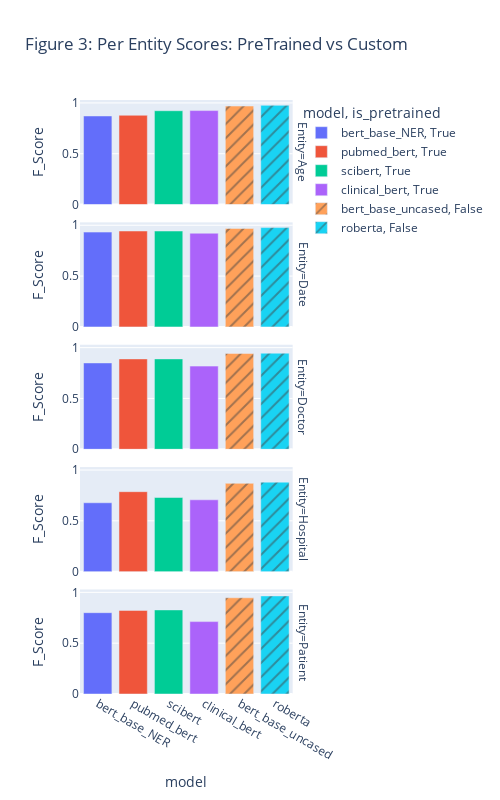

Source (notebook cell):
### Code cell
tmp = pretrain_df.loc[pretrain_df.Entity.apply(lambda x: x in ["Date", "Age", "Doctor", "Hospital", "Patient"])]
px.bar(tmp, x="model", y="F_Score",  color="model", height=800, width=500, facet_row="Entity", title="Figure 3: Per Entity Scores: PreTrained vs Custom", pattern_shape="is_pretrained", )

### Figure 1 — Plotly figure (JSON) as saved in the notebook; plotly's stock layout.template omitted (floating-point values rounded to 4 significant figures)
{"data": [{"alignmentgroup": "True", "hovertemplate": "model=%{x}<br>is_pretrained=True<br>Entity=Age<br>F_Score=%{y}<extra></extra>", "legendgroup": "bert_base_NER, True", "marker": {"color": "#636efa", "pattern": {"shape": ""}}, "name": "bert_base_NER, True", "offsetgroup": "bert_base_NER, True", "orientation": "v", "showlegend": true, "textposition": "auto", "type": "bar", "x": ["bert_base_NER"], "xaxis": "x5", "y": [0.8713], "yaxis": "y5"}, {"alignmentgroup": "True", "hovertemplate": "model=%{x}<br>is_pretrained=True<br>Entity=Date<br>F_Score=%{y}<extra></extra>", "legendgroup": "bert_base_NER, True", "marker": {"color": "#636efa", "pattern": {"shape": ""}}, "name": "bert_base_NER, True", "offsetgroup": "bert_base_NER, True", "orientation": "v", "showlegend": false, "textposition": "auto", "type": "bar", "x": ["bert_base_NER"], "xaxis": "x4", "y": [0.9327], "yaxis": "y4"}, {"alignmentgroup": "True", "hovertemplate": "model=%{x}<br>is_pretrained=True<br>Entity=Doctor<br>F_Score=%{y}<extra></extra>", "legendgroup": "bert_base_NER, True", "marker": {"color": "#636efa", "pattern": {"shape": ""}}, "name": "bert_base_NER, True", "offsetgroup": "bert_base_NER, True", "orientation": "v", "showlegend": false, "textposition": "auto", "type": "bar", "x": ["bert_base_NER"], "xaxis": "x3", "y": [0.8494], "yaxis": "y3"}, {"alignmentgroup": "True", "hovertemplate": "model=%{x}<br>is_pretrained=True<br>Entity=Hospital<br>F_Score=%{y}<extra></extra>", "legendgroup": "bert_base_NER, True", "marker": {"color": "#636efa", "pattern": {"shape": ""}}, "name": "bert_base_NER, True", "offsetgroup": "bert_base_NER, True", "orientation": "v", "showlegend": false, "textposition": "auto", "type": "bar", "x": ["bert_base_NER"], "xaxis": "x2", "y": [0.6775], "yaxis": "y2"}, {"alignmentgroup": "True", "hovertemplate": "model=%{x}<br>is_pretrained=True<br>Entity=Patient<br>F_Score=%{y}<extra></extra>", "legendgroup": "bert_base_NER, True", "marker": {"color": "#636efa", "pattern": {"shape": ""}}, "name": "bert_base_NER, True", "offsetgroup": "bert_base_NER, True", "orientation": "v", "showlegend": false, "textposition": "auto", "type": "bar", "x": ["bert_base_NER"], "xaxis": "x", "y": [0.8], "yaxis": "y"}, {"alignmentgroup": "True", "hovertemplate": "model=%{x}<br>is_pretrained=True<br>Entity=Age<br>F_Score=%{y}<extra></extra>", "legendgroup": "pubmed_bert, True", "marker": {"color": "#EF553B", "pattern": {"shape": ""}}, "name": "pubmed_bert, True", "offsetgroup": "pubmed_bert, True", "orientation": "v", "showlegend": true, "textposition": "auto", "type": "bar", "x": ["pubmed_bert"], "xaxis": "x5", "y": [0.8783], "yaxis": "y5"}, {"alignmentgroup": "True", "hovertemplate": "model=%{x}<br>is_pretrained=True<br>Entity=Date<br>F_Score=%{y}<extra></extra>", "legendgroup": "pubmed_bert, True", "marker": {"color": "#EF553B", "pattern": {"shape": ""}}, "name": "pubmed_bert, True", "offsetgroup": "pubmed_bert, True", "orientation": "v", "showlegend": false, "textposition": "auto", "type": "bar", "x": ["pubmed_bert"], "xaxis": "x4", "y": [0.9435], "yaxis": "y4"}, {"alignmentgroup": "True", "hovertemplate": "model=%{x}<br>is_pretrained=True<br>Entity=Doctor<br>F_Score=%{y}<extra></extra>", "legendgroup": "pubmed_bert, True", "marker": {"color": "#EF553B", "pattern": {"shape": ""}}, "name": "pubmed_bert, True", "offsetgroup": "pubmed_bert, True", "orientation": "v", "showlegend": false, "textposition": "auto", "type": "bar", "x": ["pubmed_bert"], "xaxis": "x3", "y": [0.889], "yaxis": "y3"}, {"alignmentgroup": "True", "hovertemplate": "model=%{x}<br>is_pretrained=True<br>Entity=Hospital<br>F_Score=%{y}<extra></extra>", "legendgroup": "pubmed_bert, True", "marker": {"color": "#EF553B", "pattern": {"shape": ""}}, "name": "pubmed_bert, True", "offsetgroup": "pubmed_bert, True", "orientation": "v", "showlegend": false, "textposition": "auto", "type": "bar", "x": ["pubmed_bert"], "xaxis": "x2", "y": [0.7866], "yaxis": "y2"}, {"alignmentgroup": "True", "hovertemplate": "model=%{x}<br>is_pretrained=True<br>Entity=Patient<br>F_Score=%{y}<extra></extra>", "legendgroup": "pubmed_bert, True", "marker": {"color": "#EF553B", "pattern": {"shape": ""}}, "name": "pubmed_bert, True", "offsetgroup": "pubmed_bert, True", "orientation": "v", "showlegend": false, "textposition": "auto", "type": "bar", "x": ["pubmed_bert"], "xaxis": "x", "y": [0.8225], "yaxis": "y"}, {"alignmentgroup": "True", "hovertemplate": "model=%{x}<br>is_pretrained=True<br>Entity=Age<br>F_Score=%{y}<extra></extra>", "legendgroup": "scibert, True", "marker": {"color": "#00cc96", "pattern": {"shape": ""}}, "name": "scibert, True", "offsetgroup": "scibert, True", "orientation": "v", "showlegend": true, "textposition": "auto", "type": "bar", "x": ["scibert"], "xaxis": "x5", "y": [0.9229], "yaxis": "y5"}, {"alignmentgroup": "True", "hovertemplate": "model=%{x}<br>is_pretrained=True<br>Entity=Date<br>F_Score=%{y}<extra></extra>", "legendgroup": "scibert, True", "marker": {"color": "#00cc96", "pattern": {"shape": ""}}, "name": "scibert, True", "offsetgroup": "scibert, True", "orientation": "v", "showlegend": false, "textposition": "auto", "type": "bar", "x": ["scibert"], "xaxis": "x4", "y": [0.9433], "yaxis": "y4"}, {"alignmentgroup": "True", "hovertemplate": "model=%{x}<br>is_pretrained=True<br>Entity=Doctor<br>F_Score=%{y}<extra></extra>", "legendgroup": "scibert, True", "marker": {"color": "#00cc96", "pattern": {"shape": ""}}, "name": "scibert, True", "offsetgroup": "scibert, True", "orientation": "v", "showlegend": false, "textposition": "auto", "type": "bar", "x": ["scibert"], "xaxis": "x3", "y": [0.8891], "yaxis": "y3"}, {"alignmentgroup": "True", "hovertemplate": "model=%{x}<br>is_pretrained=True<br>Entity=Hospital<br>F_Score=%{y}<extra></extra>", "legendgroup": "scibert, True", "marker": {"color": "#00cc96", "pattern": {"shape": ""}}, "name": "scibert, True", "offsetgroup": "scibert, True", "orientation": "v", "showlegend": false, "textposition": "auto", "type": "bar", "x": ["scibert"], "xaxis": "x2", "y": [0.7296], "yaxis": "y2"}, {"alignmentgroup": "True", "hovertemplate": "model=%{x}<br>is_pretrained=True<br>Entity=Patient<br>F_Score=%{y}<extra></extra>", "legendgroup": "scibert, True", "marker": {"color": "#00cc96", "pattern": {"shape": ""}}, "name": "scibert, True", "offsetgroup": "scibert, True", "orientation": "v", "showlegend": false, "textposition": "auto", "type": "bar", "x": ["scibert"], "xaxis": "x", "y": [0.8272], "yaxis": "y"}, {"alignmentgroup": "True", "hovertemplate": "model=%{x}<br>is_pretrained=True<br>Entity=Age<br>F_Score=%{y}<extra></extra>", "legendgroup": "clinical_bert, True", "marker": {"color": "#ab63fa", "pattern": {"shape": ""}}, "name": "clinical_bert, True", "offsetgroup": "clinical_bert, True", "orientation": "v", "showlegend": true, "textposition": "auto", "type": "bar", "x": ["clinical_bert"], "xaxis": "x5", "y": [0.9243], "yaxis": "y5"}, {"alignmentgroup": "True", "hovertemplate": "model=%{x}<br>is_pretrained=True<br>Entity=Date<br>F_Score=%{y}<extra></extra>", "legendgroup": "clinical_bert, True", "marker": {"color": "#ab63fa", "pattern": {"shape": ""}}, "name": "clinical_bert, True", "offsetgroup": "clinical_bert, True", "orientation": "v", "showlegend": false, "textposition": "auto", "type": "bar", "x": ["clinical_bert"], "xaxis": "x4", "y": [0.9216], "yaxis": "y4"}, {"alignmentgroup": "True", "hovertemplate": "model=%{x}<br>is_pretrained=True<br>Entity=Doctor<br>F_Score=%{y}<extra></extra>", "legendgroup": "clinical_bert, True", "marker": {"color": "#ab63fa", "pattern": {"shape": ""}}, "name": "clinical_bert, True", "offsetgroup": "clinical_bert, True", "orientation": "v", "showlegend": false, "textposition": "auto", "type": "bar", "x": ["clinical_bert"], "xaxis": "x3", "y": [0.8181], "yaxis": "y3"}, {"alignmentgroup": "True", "hovertemplate": "model=%{x}<br>is_pretrained=True<br>Entity=Hospital<br>F_Score=%{y}<extra></extra>", "legendgroup": "clinical_bert, True", "marker": {"color": "#ab63fa", "pattern": {"shape": ""}}, "name": "clinical_bert, True", "offsetgroup": "clinical_bert, True", "orientation": "v", "showlegend": false, "textposition": "auto", "type": "bar", "x": ["clinical_bert"], "xaxis": "x2", "y": [0.7066], "yaxis": "y2"}, {"alignmentgroup": "True", "hovertemplate": "model=%{x}<br>is_pretrained=True<br>Entity=Patient<br>F_Score=%{y}<extra></extra>", "legendgroup": "clinical_bert, True", "marker": {"color": "#ab63fa", "pattern": {"shape": ""}}, "name": "clinical_bert, True", "offsetgroup": "clinical_bert, True", "orientation": "v", "showlegend": false, "textposition": "auto", "type": "bar", "x": ["clinical_bert"], "xaxis": "x", "y": [0.7123], "yaxis": "y"}, {"alignmentgroup": "True", "hovertemplate": "model=%{x}<br>is_pretrained=False<br>Entity=Age<br>F_Score=%{y}<extra></extra>", "legendgroup": "bert_base_uncased, False", "marker": {"color": "#FFA15A", "pattern": {"shape": "/"}}, "name": "bert_base_uncased, False", "offsetgroup": "bert_base_uncased, False", "orientation": "v", "showlegend": true, "textposition": "auto", "type": "bar", "x": ["bert_base_uncased"], "xaxis": "x5", "y": [0.9689], "yaxis": "y5"}, {"alignmentgroup": "True", "hovertemplate": "model=%{x}<br>is_pretrained=False<br>Entity=Date<br>F_Score=%{y}<extra></extra>", "legendgroup": "bert_base_uncased, False", "marker": {"color": "#FFA15A", "pattern": {"shape": "/"}}, "name": "bert_base_uncased, False", "offsetgroup": "bert_base_uncased, False", "orientation": "v", "showlegend": false, "textposition": "auto", "type": "bar", "x": ["bert_base_uncased"], "xaxis": "x4", "y": [0.9688], "yaxis": "y4"}, {"alignmentgroup": "True", "hovertemplate": "model=%{x}<br>is_pretrained=False<br>Entity=Doctor<br>F_Score=%{y}<extra></extra>", "legendgroup": "bert_base_uncased, False", "marker": {"color": "#FFA15A", "pattern": {"shape": "/"}}, "name": "bert_base_uncased, False", "offsetgroup": "bert_base_uncased, False", "orientation": "v", "showlegend": false, "textposition": "auto", "type": "bar", "x": ["bert_base_uncased"], "xaxis": "x3", "y": [0.9426], "yaxis": "y3"}, {"alignmentgroup": "True", "hovertemplate": "model=%{x}<br>is_pretrained=False<br>Entity=Hospital<br>F_Score=%{y}<extra></extra>", "legendgroup": "bert_base_uncased, False", "marker": {"color": "#FFA15A", "pattern": {"shape": "/"}}, "name": "bert_base_uncased, False", "offsetgroup": "bert_base_uncased, False", "orientation": "v", "showlegend": false, "textposition": "auto", "type": "bar", "x": ["bert_base_uncased"], "xaxis": "x2", "y": [0.8687], "yaxis": "y2"}, {"alignmentgroup": "True", "hovertemplate": "model=%{x}<br>is_pretrained=False<br>Entity=Patient<br>F_Score=%{y}<extra></extra>", "legendgroup": "bert_base_uncased, False", "marker": {"color": "#FFA15A", "pattern": {"shape": "/"}}, "name": "bert_base_uncased, False", "offsetgroup": "bert_base_uncased, False", "orientation": "v", "showlegend": false, "textposition": "auto", "type": "bar", "x": ["bert_base_uncased"], "xaxis": "x", "y": [0.9468], "yaxis": "y"}, {"alignmentgroup": "True", "hovertemplate": "model=%{x}<br>is_pretrained=False<br>Entity=Age<br>F_Score=%{y}<extra></extra>", "legendgroup": "roberta, False", "marker": {"color": "#19d3f3", "pattern": {"shape": "/"}}, "name": "roberta, False", "offsetgroup": "roberta, False", "orientation": "v", "showlegend": true, "textposition": "auto", "type": "bar", "x": ["roberta"], "xaxis": "x5", "y": [0.9761], "yaxis": "y5"}, {"alignmentgroup": "True", "hovertemplate": "model=%{x}<br>is_pretrained=False<br>Entity=Date<br>F_Score=%{y}<extra></extra>", "legendgroup": "roberta, False", "marker": {"color": "#19d3f3", "pattern": {"shape": "/"}}, "name": "roberta, False", "offsetgroup": "roberta, False", "orientation": "v", "showlegend": false, "textposition": "auto", "type": "bar", "x": ["roberta"], "xaxis": "x4", "y": [0.9771], "yaxis": "y4"}, {"alignmentgroup": "True", "hovertemplate": "model=%{x}<br>is_pretrained=False<br>Entity=Doctor<br>F_Score=%{y}<extra></extra>", "legendgroup": "roberta, False", "marker": {"color": "#19d3f3", "pattern": {"shape": "/"}}, "name": "roberta, False", "offsetgroup": "roberta, False", "orientation": "v", "showlegend": false, "textposition": "auto", "type": "bar", "x": ["roberta"], "xaxis": "x3", "y": [0.9451], "yaxis": "y3"}, {"alignmentgroup": "True", "hovertemplate": "model=%{x}<br>is_pretrained=False<br>Entity=Hospital<br>F_Score=%{y}<extra></extra>", "legendgroup": "roberta, False", "marker": {"color": "#19d3f3", "pattern": {"shape": "/"}}, "name": "roberta, False", "offsetgroup": "roberta, False", "orientation": "v", "showlegend": false, "textposition": "auto", "type": "bar", "x": ["roberta"], "xaxis": "x2", "y": [0.8806], "yaxis": "y2"}, {"alignmentgroup": "True", "hovertemplate": "model=%{x}<br>is_pretrained=False<br>Entity=Patient<br>F_Score=%{y}<extra></extra>", "legendgroup": "roberta, False", "marker": {"color": "#19d3f3", "pattern": {"shape": "/"}}, "name": "roberta, False", "offsetgroup": "roberta, False", "orientation": "v", "showlegend": false, "textposition": "auto", "type": "bar", "x": ["roberta"], "xaxis": "x", "y": [0.9649], "yaxis": "y"}], "layout": {"annotations": [{"font": {}, "showarrow": false, "text": "Entity=Patient", "textangle": 90, "x": 0.98, "xanchor": "left", "xref": "paper", "y": 0.088, "yanchor": "middle", "yref": "paper"}, {"font": {}, "showarrow": false, "text": "Entity=Hospital", "textangle": 90, "x": 0.98, "xanchor": "left", "xref": "paper", "y": 0.294, "yanchor": "middle", "yref": "paper"}, {"font": {}, "showarrow": false, "text": "Entity=Doctor", "textangle": 90, "x": 0.98, "xanchor": "left", "xref": "paper", "y": 0.5, "yanchor": "middle", "yref": "paper"}, {"font": {}, "showarrow": false, "text": "Entity=Date", "textangle": 90, "x": 0.98, "xanchor": "left", "xref": "paper", "y": 0.706, "yanchor": "middle", "yref": "paper"}, {"font": {}, "showarrow": false, "text": "Entity=Age", "textangle": 90, "x": 0.98, "xanchor": "left", "xref": "paper", "y": 0.912, "yanchor": "middle", "yref": "paper"}], "barmode": "relative", "height": 800, "legend": {"title": {"text": "model, is_pretrained"}, "tracegroupgap": 0}, "title": {"text": "Figure 3: Per Entity Scores: PreTrained vs Custom"}, "width": 500, "xaxis": {"anchor": "y", "autorange": true, "categoryarray": ["bert_base_NER", "pubmed_bert", "scibert", "clinical_bert", "bert_base_uncased", "roberta"], "categoryorder": "array", "domain": [0, 0.98], "range": [-0.5, 5.5], "title": {"text": "model"}, "type": "category"}, "xaxis2": {"anchor": "y2", "autorange": true, "domain": [0, 0.98], "matches": "x", "range": [-0.5, 5.5], "showticklabels": false, "type": "category"}, "xaxis3": {"anchor": "y3", "autorange": true, "domain": [0, 0.98], "matches": "x", "range": [-0.5, 5.5], "showticklabels": false, "type": "category"}, "xaxis4": {"anchor": "y4", "autorange": true, "domain": [0, 0.98], "matches": "x", "range": [-0.5, 5.5], "showticklabels": false, "type": "category"}, "xaxis5": {"anchor": "y5", "autorange": true, "domain": [0, 0.98], "matches": "x", "range": [-0.5, 5.5], "showticklabels": false, "type": "category"}, "yaxis": {"anchor": "x", "autorange": true, "domain": [0, 0.176], "range": [0, 1.028], "title": {"text": "F_Score"}, "type": "linear"}, "yaxis2": {"anchor": "x2", "autorange": true, "domain": [0.206, 0.382], "matches": "y", "range": [0, 1.028], "title": {"text": "F_Score"}, "type": "linear"}, "yaxis3": {"anchor": "x3", "autorange": true, "domain": [0.412, 0.588], "matches": "y", "range": [0, 1.028], "title": {"text": "F_Score"}, "type": "linear"}, "yaxis4": {"anchor": "x4", "autorange": true, "domain": [0.618, 0.794], "matches": "y", "range": [0, 1.028], "title": {"text": "F_Score"}, "type": "linear"}, "yaxis5": {"anchor": "x5", "autorange": true, "domain": [0.824, 1], "matches": "y", "range": [0, 1.028], "title": {"text": "F_Score"}, "type": "linear"}}}
